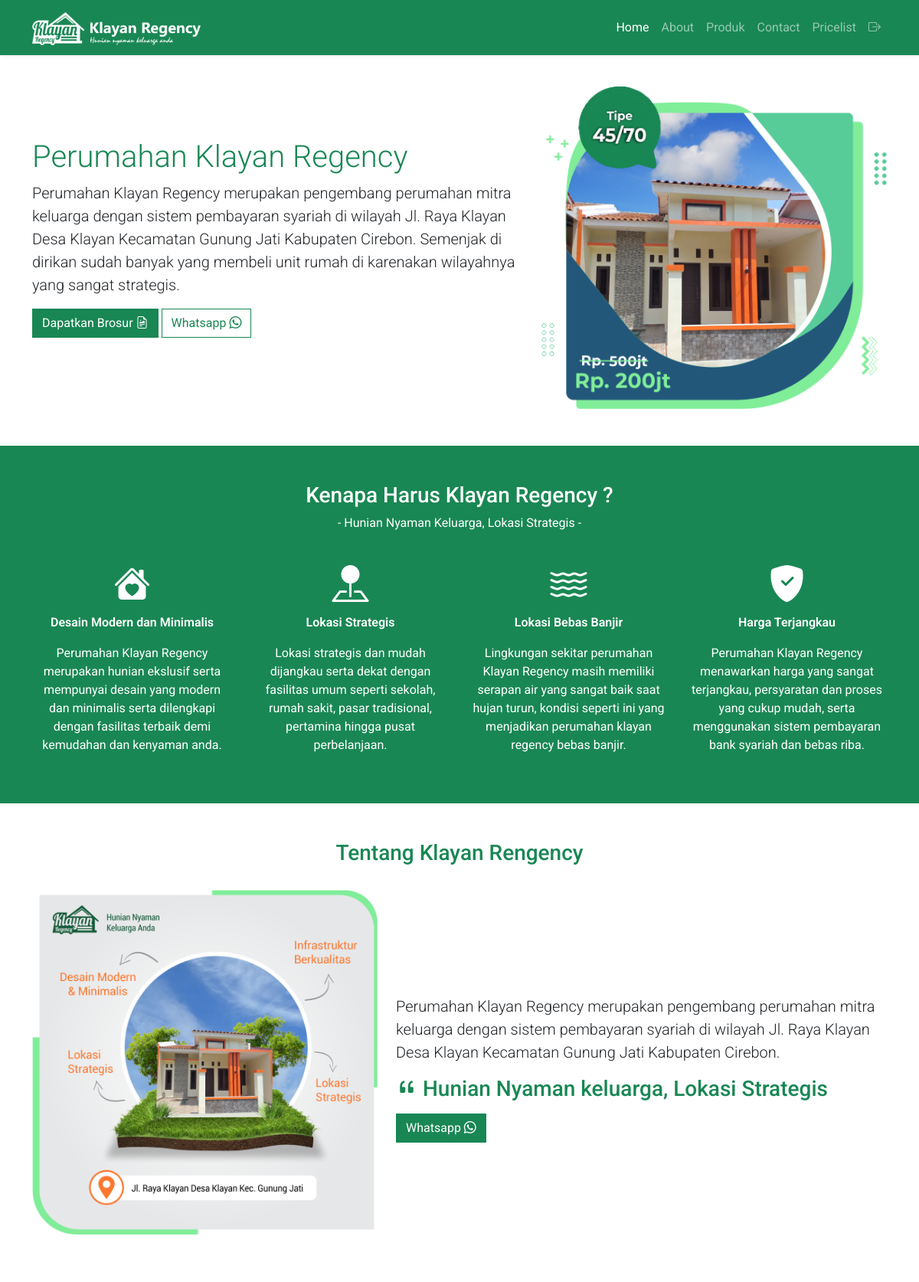
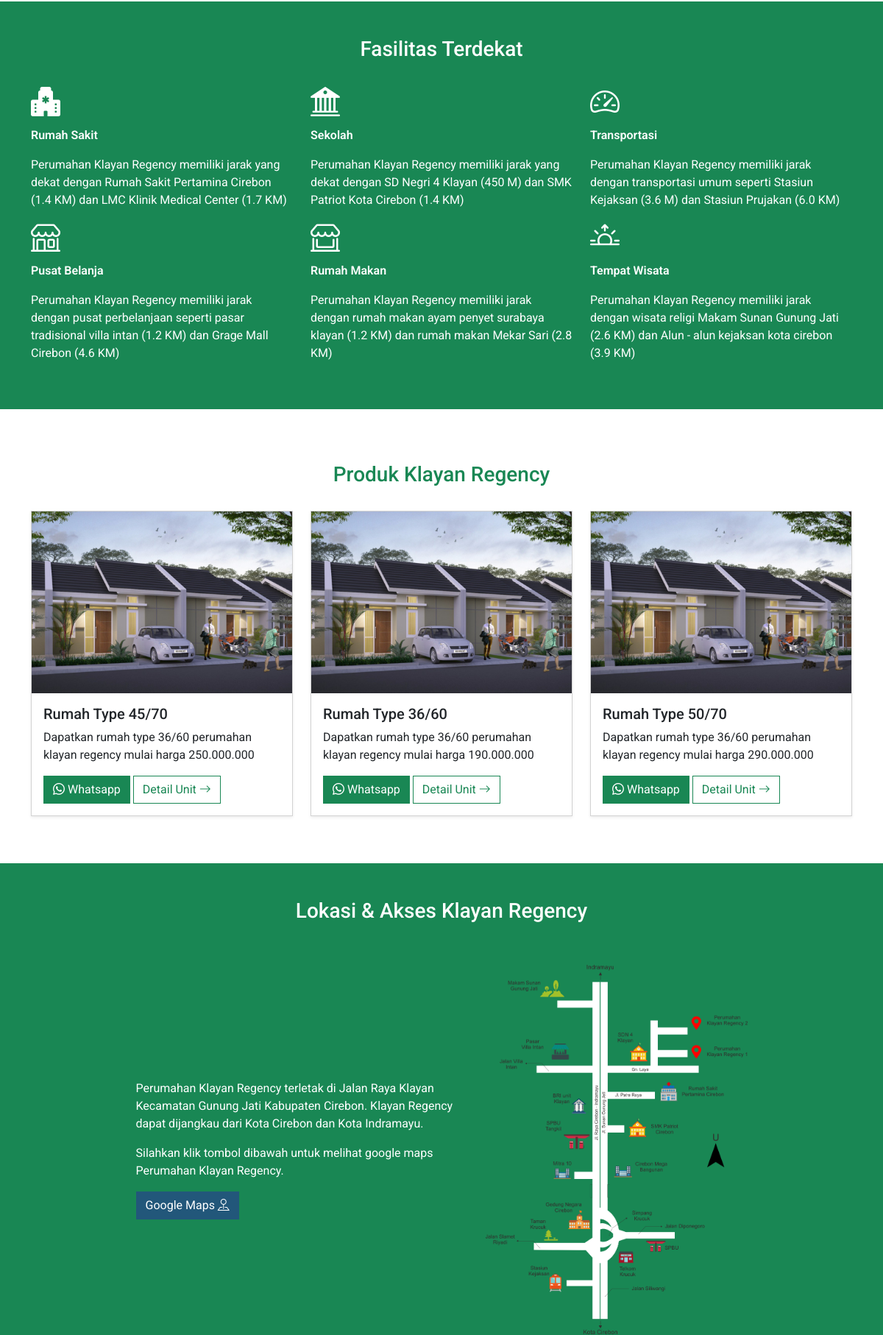
The page / (upper part) on the database its author committed (2 pictures, top to bottom).
### tables this page shows
CREATE TABLE `header` (
  `id` int(10) NOT NULL,
  `deskripsi` text NOT NULL,
  `image_header` text NOT NULL
);

CREATE TABLE `about` (
  `id` int(10) NOT NULL,
  `deskripsi` text NOT NULL,
  `image_about` text NOT NULL
);

CREATE TABLE `produk` (
  `id_produk` int(10) NOT NULL,
  `judul` varchar(50) NOT NULL,
  `deskripsi` text NOT NULL,
  `type_rumah` int(10) NOT NULL,
  `harga` varchar(30) NOT NULL,
  `lb` int(10) NOT NULL,
  `lt` int(10) NOT NULL,
  `jumlah_kt` int(10) NOT NULL,
  `jumlah_km` int(10) NOT NULL,
  `carport` int(10) NOT NULL,
  `foto` text NOT NULL,
  `foto_denah` text NOT NULL
);

### index.php (the view, shortened to what this page needs)
<?php
include 'admin/include/koneksi.php';
?>
<!doctype html>
<html lang="en">
  <head>
    <link href="https://cdn.jsdelivr.net/npm/bootstrap@5.2.0-beta1/dist/css/bootstrap.min.css" rel="stylesheet">
    <link rel="stylesheet" href="admin/assets/css/home_style.css">
    <link rel="stylesheet" href="admin/assets/css/sweetalert.css">
    <link rel="stylesheet" href="https://cdn.jsdelivr.net/npm/bootstrap-icons@1.8.3/font/bootstrap-icons.css">
  </head>
  <body>
    <nav class="navbar navbar-expand-lg bg-success navbar-dark shadow-sm fixed-top">
      <div class="container">
        <a class="navbar-brand" href="#">
          <img src="admin/assets/images/logo.png" alt="logo" width="220" class="d-inline-block align-text-top">
        </a>
        <div class="collapse navbar-collapse" id="navbarNavAltMarkup">
          <div class="navbar-nav ms-auto">
            <a class="nav-link active" aria-current="page" href="index.php">Home</a>
            <a class="nav-link" href="#about">About</a>
            <a class="nav-link" href="#product">Produk</a>
            <a class="nav-link" href="#contact">Contact</a>
            <a class="nav-link" href="#offer">Pricelist</a>
            <a class="nav-link" href="admin/login.php"><i class="bi bi-box-arrow-right"></i></a>
          </div>
        </div>
      </div>
    </nav>
    <?php
    $jumbotron = mysqli_query($koneksi, "SELECT * FROM header");
    $row = mysqli_fetch_array($jumbotron, MYSQLI_ASSOC);
    ?>
    <div class="jumbotron mt-5" id="jumbotron">
      <div class="container">
        <div class="row justify-content-between align-items-center">
          <div class="col-md-7 mb-4">
            <h1 class="display-6 text-success">Perumahan Klayan Regency</h1>
            <p class="lead"><?= $row['deskripsi']; ?></p>
             <button class="btn btn-success rounded-0" role="button" data-bs-toggle="modal" data-bs-target="#modalbrosur">
              Dapatkan Brosur <i class="bi bi-file-earmark-richtext"></i>
            </button>
            <a href="https://wa.me/+6281320015010/?text=Saya%20tertarik%20ingin%20bertanya%20tentang%20rumah%20yang%20dijual%20di%20Perumahan%20Klayan%20Regency" class="btn btn-outline-success rounded-0" target="_blank">Whatsapp <i class="bi bi-whatsapp"></i></a>
          </div>
          <div class="col-md-5">
            <img src="admin/page_img/<?= $row['image_header']; ?>" class="img-fluid" alt="images">
          </div>
        </div>
      </div>
    </div>
    <section id="question" class="bg-success my-5">
      <div class="container text-white">
        <div class="row pt-5">
          <div class="col text-center">
            <h3>Kenapa Harus Klayan Regency ?</h3>
            <p>- Hunian Nyaman Keluarga, Lokasi Strategis -</p>
          </div>
        </div>
        <div class="row text-center pt-4 pb-5">
          <div class="col-md-3">
            <h3 class="display-5"><i class="bi bi-house-heart-fill"></i></h3>
            <p class="fw-semibold">Desain Modern dan Minimalis</p>
            <p>Perumahan Klayan Regency merupakan hunian ekslusif serta mempunyai desain yang modern dan minimalis serta dilengkapi dengan fasilitas terbaik demi kemudahan dan kenyaman anda.</p>
          </div>
          <div class="col-md-3">
            <h3 class="display-5"><i class="bi bi-pin-map-fill"></i></h3>
            <p class="fw-semibold">Lokasi Strategis</p>
            <p>Lokasi strategis dan mudah dijangkau serta dekat dengan fasilitas umum seperti sekolah, rumah sakit, pasar tradisional, pertamina hingga pusat perbelanjaan.</p>
          </div>
          <div class="col-md-3">
            <h3 class="display-5"><i class="bi bi-water"></i></h3>
            <p class="fw-semibold">Lokasi Bebas Banjir</p>
            <p>Lingkungan sekitar perumahan Klayan Regency masih memiliki serapan air yang sangat baik saat hujan turun, kondisi seperti ini yang menjadikan perumahan klayan regency bebas banjir.</p>
          </div>
          <div class="col-md-3">
            <h3 class="display-5"><i class="bi bi-shield-fill-check"></i></h3>
            <p class="fw-semibold">Harga Terjangkau</p>
            <p>Perumahan Klayan Regency menawarkan harga yang sangat terjangkau, persyaratan dan proses yang cukup mudah, serta menggunakan sistem pembayaran bank syariah dan bebas riba.</p>
          </div>
        </div>
      </div>
    </section>
    <?php
    $about = mysqli_query($koneksi, "SELECT * FROM about");
    $row = mysqli_fetch_array($about, MYSQLI_ASSOC);
    ?>
    <section id="about">
      <div class="container my-5">
        <div class="text-center">
          <h3 class="text-success">Tentang Klayan Rengency</h3>
        </div>
        <div class="row pt-4 align-items-center">
          <div class="col-md-5 mb-3">
            <img src="admin/page_img/<?= $row['image_about']; ?>" class="img-fluid" alt="images">
          </div>
          <div class="col-md-7">
            <p class="lead"><?= $row['deskripsi']; ?></p>
            <h3 class="mb-3 text-success"><i class="bi bi-quote"></i> Hunian Nyaman keluarga, Lokasi Strategis </h3>
            <a class="btn btn-success rounded-0" href="https://wa.me/+6281320015010/?text=Saya%20tertarik%20ingin%20bertanya%20tentang%20rumah%20yang%20dijual%20di%20Perumahan%20Klayan%20Regency" target="_blank" role="button">Whatsapp <i class="bi bi-whatsapp"></i></a>
          </div>
        </div>
      </div>
    </section>
    <section id="facilities" class="bg-success my-5">
      <div class="container text-white">
        <div class="row pt-5">
          <div class="col text-center">
            <h3>Fasilitas Terdekat</h3>
          </div>
        </div>
        <div class="row pt-4 pb-5">
          <div class="col-md-4">
            <h3 class="display-6"><i class="bi bi-hospital-fill"></i></h3>
            <p class="fw-semibold">Rumah Sakit</p>
            <p>Perumahan Klayan Regency memiliki jarak yang dekat dengan Rumah Sakit Pertamina Cirebon (1.4 KM) dan LMC Klinik Medical Center (1.7 KM)</p>
          </div>
          <div class="col-md-4">
            <h3 class="display-6"><i class="bi bi-bank2"></i></h3>
            <p class="fw-semibold">Sekolah</p>
            <p>Perumahan Klayan Regency memiliki jarak yang dekat dengan SD Negri 4 Klayan (450 M) dan SMK Patriot Kota Cirebon (1.4 KM)</p>
          </div>
          <div class="col-md-4">
            <h3 class="display-6"><i class="bi bi-speedometer2"></i></h3>
            <p class="fw-semibold">Transportasi</p>
            <p>Perumahan Klayan Regency memiliki jarak dengan transportasi umum seperti Stasiun Kejaksan (3.6 M) dan Stasiun Prujakan (6.0 KM)</p>
          </div>
          <div class="col-md-4">
            <h3 class="display-6"><i class="bi bi-shop"></i></h3>
            <p class="fw-semibold">Pusat Belanja</p>
            <p>Perumahan Klayan Regency memiliki jarak dengan pusat perbelanjaan seperti pasar tradisional villa intan (1.2 KM) dan Grage Mall Cirebon (4.6 KM)</p>
          </div>
          <div class="col-md-4">
            <h3 class="display-6"><i class="bi bi-shop-window"></i></h3>
            <p class="fw-semibold">Rumah Makan</p>
            <p>Perumahan Klayan Regency memiliki jarak dengan rumah makan ayam penyet surabaya klayan (1.2 KM) dan rumah makan Mekar Sari (2.8 KM)</p>
          </div>
          <div class="col-md-4">
            <h3 class="display-6"><i class="bi bi-sunrise"></i></h3>
            <p class="fw-semibold">Tempat Wisata</p>
            <p>Perumahan Klayan Regency memiliki jarak dengan wisata religi Makam Sunan Gunung Jati (2.6 KM) dan Alun - alun kejaksan kota cirebon (3.9 KM)</p>
          </div>
        </div>
      </div>
    </section>
    <section id="product">
      <div class="container my-5">
        <div class="row py-4">
          <div class="col text-center">
            <h3 class="text-success">Produk Klayan Regency</h3>
          </div>
        </div>
        <div class="row">
          <?php
          $produk = mysqli_query($koneksi, "SELECT * FROM produk INNER JOIN type ON produk.type_rumah = type.id");
          while($rowproduk = mysqli_fetch_array($produk, MYSQLI_ASSOC)) {
          ?>
          <div class="col-md-4 mb-3">
            <div class="card shadow-sm rounded-0">
              <img src="admin/product_img/<?= $rowproduk['foto']; ?>" class="card-img-top rounded-0" alt="images">
              <div class="card-body">
                <h5 class="card-title"><?= $rowproduk['judul']; ?></h5>
                <p class="card-text"><?= $rowproduk['deskripsi']; ?></p>
                <a href="https://wa.me/+6281320015010/?text=Saya%20tertarik%20ingin%20bertanya%20tentang%20<?= $rowproduk['judul']; ?>%20yang%20dijual%20di%20Perumahan%20Klayan%20Regency" target="_blank" class="btn btn-success rounded-0"><i class="bi bi-whatsapp"></i> Whatsapp</a>
                <button class="btn btn-outline-success rounded-0" role="button" data-bs-toggle="modal" data-bs-target="#modalproduct">
                  Detail Unit <i class="bi bi-arrow-right"></i>
                </button>
              </div>
            </div>
          </div>
          <?php } ?>
        </div>
      </div>
    </section>
    <section id="location" class="bg-success my-5">
      <div class="container text-white">
        <div class="row pt-5">
          <div class="col text-center">
            <h3>Lokasi & Akses Klayan Regency</h3>
          </div>
        </div>
        <div class="row align-items-center justify-content-center py-5">
          <div class="col-md-5 mb-3">
            <p>Perumahan Klayan Regency terletak di Jalan Raya Klayan Kecamatan Gunung Jati Kabupaten Cirebon. Klayan Regency dapat dijangkau dari Kota Cirebon dan Kota Indramayu.</p>
            <p>Silahkan klik tombol dibawah untuk melihat google maps Perumahan Klayan Regency.</p>
            <a href="https://www.google.co.id/maps/place/Perumahan+Klayan+Regency+2/@-6.6792386,108.5483388,17z/data=!3m1!4b1!4m5!3m4!1s0x2e6ee3f9349f21c7:0x23ac54581a07165c!8m2!3d-6.6792317!4d108.5505249" class="btn btn-pricelist rounded-0 text-white" target="_blank">Google Maps <i class="bi bi-pin-map"></i></a>
          </div>
          <div class="col-md-4 mb-3">
            <img src="admin/assets/images/denah.png" class="img-fluid" alt="images">
          </div>
        </div>
      </div>
    </section>
  </body>
</html>

### admin/assets/css/home_style.css (style rules this page uses)
body { font-family: 'Roboto', sans-serif; }
#jumbotron { padding-top: 4rem; }
.btn-pricelist { background-color: #22577A; }

### rows shown on the page
header: deskripsi "Perumahan Klayan Regency merupakan pengembang perumahan mitra keluarga dengan sistem pembayaran syariah di wilayah Jl. Raya Klayan Desa Klayan Kecamatan Gunung Jati Kabupaten Cirebon. Semenjak di dirikan sudah banyak yang membeli unit rumah di karenakan wilayahnya yang sangat strategis.", image_header (picture)
about: image_about (picture), deskripsi "Perumahan Klayan Regency merupakan pengembang perumahan mitra keluarga dengan sistem pembayaran syariah di wilayah Jl. Raya Klayan Desa Klayan Kecamatan Gunung Jati Kabupaten Cirebon."
produk: foto (picture), judul "Rumah Type 45/70", deskripsi "Dapatkan rumah type 36/60 perumahan klayan regency mulai harga 250.000.000"
produk: foto (picture), judul "Rumah Type 36/60", deskripsi "Dapatkan rumah type 36/60 perumahan klayan regency mulai harga 190.000.000"
produk: foto (picture), judul "Rumah Type 50/70", deskripsi "Dapatkan rumah type 36/60 perumahan klayan regency mulai harga 290.000.000"
